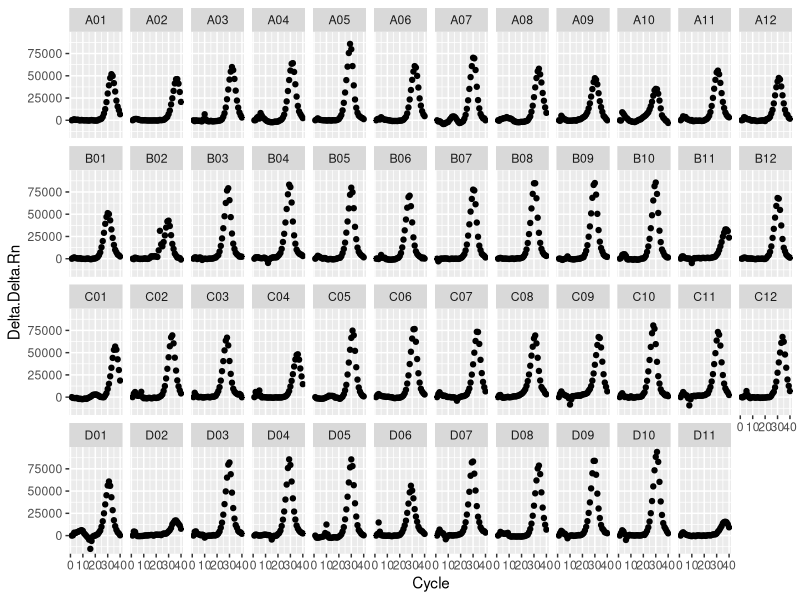
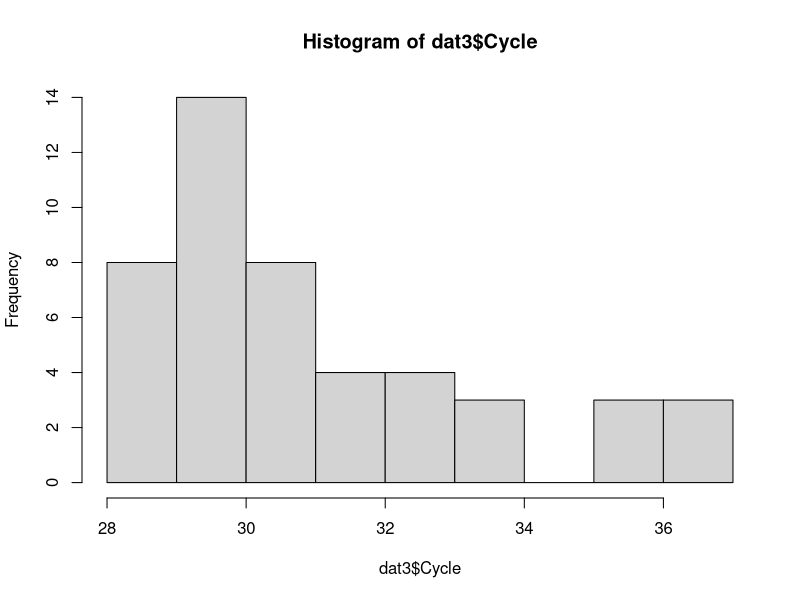

Write R code to recreate these figures, in order.
### This code analyzes the qPCR data to determine PCR cycle number
### Last updated 5.5.2023 by Kara Andres (akara@wustl.edu)

### Clear work environment and load packages
rm(list = ls())
library(dplyr)
library(ggplot2)

# load datasets & merge by sample/well name
pilot_study_metadata <- read.csv("pilot_study_metadata.csv", header=TRUE)
amplification_dat <- read.csv("16S_pilot_diluted_2023-04-19_amplification.csv", header=TRUE)
dat <- merge(pilot_study_metadata, amplification_dat, by.x="qpcr_well", by.y="Well.Position")

# calculate delta-delta-Rn, plot results, calculate max value (optimal cycle #)
dat2 <- as.data.frame(dat %>%
                       group_by(qpcr_well) %>%
                       arrange(Cycle) %>%
                       mutate(Delta.Delta.Rn = Delta.Rn-lag(Delta.Rn, default=first(Delta.Rn))))
ggplot(dat2, aes(Cycle, Delta.Delta.Rn)) + 
  geom_point() +
  facet_wrap(~qpcr_well, ncol = 12)

dat3 <- as.data.frame(dat2 %>% group_by(qpcr_well) %>%
  filter(Delta.Delta.Rn == max(Delta.Delta.Rn)) %>% # filter the data.frame to keep row where x is maximum
  select(Cycle) %>%
  arrange(qpcr_well))

dat3 <- merge(pilot_study_metadata[,c(3,9)], dat3, by="qpcr_well")
hist(dat3$Cycle)
mean(dat3$Cycle)
# write.csv(dat3, "optimal_cycle.csv")  

